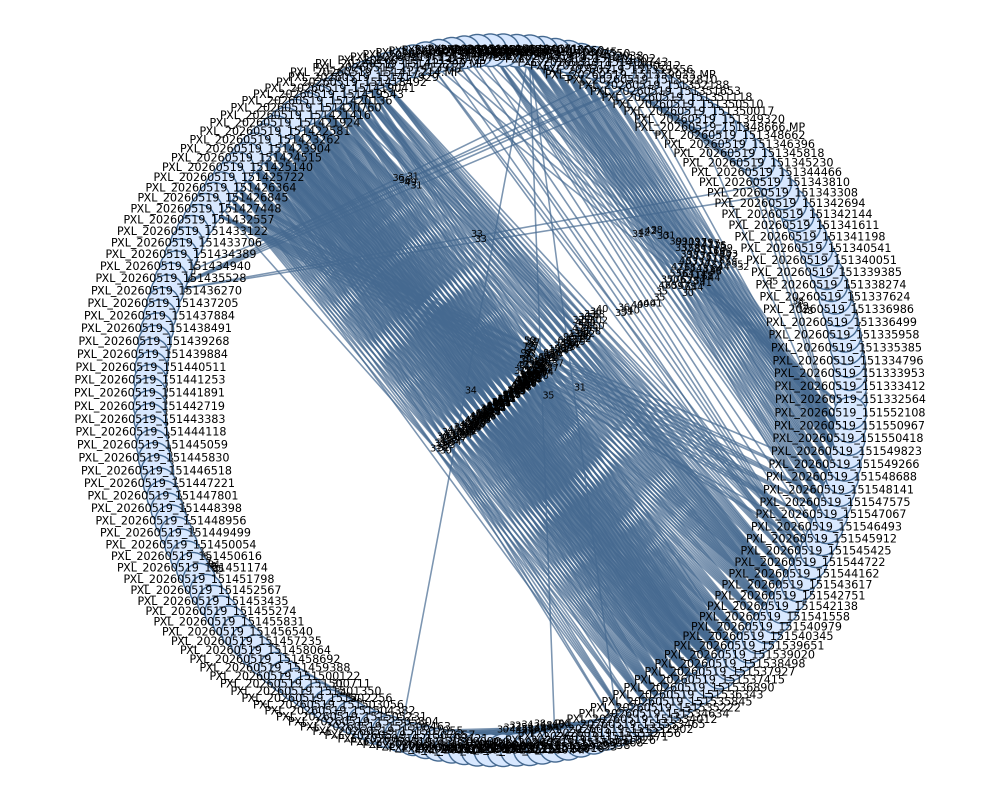
#> input picture out/dataset-doge/match_graph.png, 2000 x 1600 px (shown at 1/2 size)
$ python week2_pipeline.py --image-dir ../../../out/dataset-doge --output-dir out
#> lines starting #> are read from the running program, lines starting #| are printed output that depends on the picture
### src/gf4/week2/sfm_utils.py
"""Utility functions for GF4 Week 2 pairwise SfM front-end."""

from __future__ import annotations

from dataclasses import dataclass
from pathlib import Path
import csv
import math
from typing import Iterable

import cv2
import numpy as np
import matplotlib.pyplot as plt


IMAGE_EXTENSIONS = {".jpg", ".jpeg", ".png", ".bmp", ".tif", ".tiff"}


@dataclass
class ImageFeatures:
    """Image, keypoints, and descriptors for one input image."""

    path: Path
    image: np.ndarray
    keypoints: list[cv2.KeyPoint]
    descriptors: np.ndarray


@dataclass
class PairAnalysis:
    """Container for pairwise matching and epipolar-geometry results."""

    image_i: str
    image_j: str
    keypoints_i: int
    keypoints_j: int
    raw_matches: int
    filtered_matches: int
    ransac_inliers: int
    inlier_ratio: float
    mean_epipolar_error_all: float | None
    median_epipolar_error_all: float | None
    mean_epipolar_error_inliers: float | None
    median_epipolar_error_inliers: float | None
    max_epipolar_error_inliers: float | None
    fundamental_matrix: list[list[float]] | None

    # [25 lines left out: functions as_dict, csv_dict, not called in this run]


def ensure_dir(path: Path) -> Path:
    """Create an output directory if needed and return it."""
    path.mkdir(parents=True, exist_ok=True)
    return path


def list_image_paths(image_dir: Path, max_images: int | None = None) -> list[Path]:
    """Return sorted image paths from a directory."""
    image_dir = Path(image_dir)
    if not image_dir.exists() or not image_dir.is_dir():
        raise FileNotFoundError(f"Image directory does not exist: {image_dir}")

    paths = sorted(
        p for p in image_dir.iterdir() if p.is_file() and p.suffix.lower() in IMAGE_EXTENSIONS
    )
    if max_images is not None:
        paths = paths[:max_images]
    if not paths:
        raise ValueError(f"No images found in {image_dir}")
    return paths


def load_image(path: Path, max_size: int | None = None) -> np.ndarray:
    """Load an image with OpenCV in BGR order, optionally resizing the long edge."""
#> called with max_size = 1600
    path = Path(path)
    image = cv2.imread(str(path), cv2.IMREAD_COLOR)
#> image is the input picture: shape (1600, 2000, 3); mean B, G, R 213.7, 205.1, 197.5
    if image is None:
        raise FileNotFoundError(f"Could not read image: {path}")
    if image.ndim < 2:
        raise ValueError(f"Image doesn't have the correct number of dimensions: {path}")

    if max_size is not None:
        height, width = image.shape[:2]
#> height = 1600; width = 2000
        scale = max_size / max(height, width)
#> scale = 0.8
        if scale < 1.0:
            image = cv2.resize(
                image,
                (int(round(width * scale)), int(round(height * scale))),
                interpolation=cv2.INTER_AREA,
            )
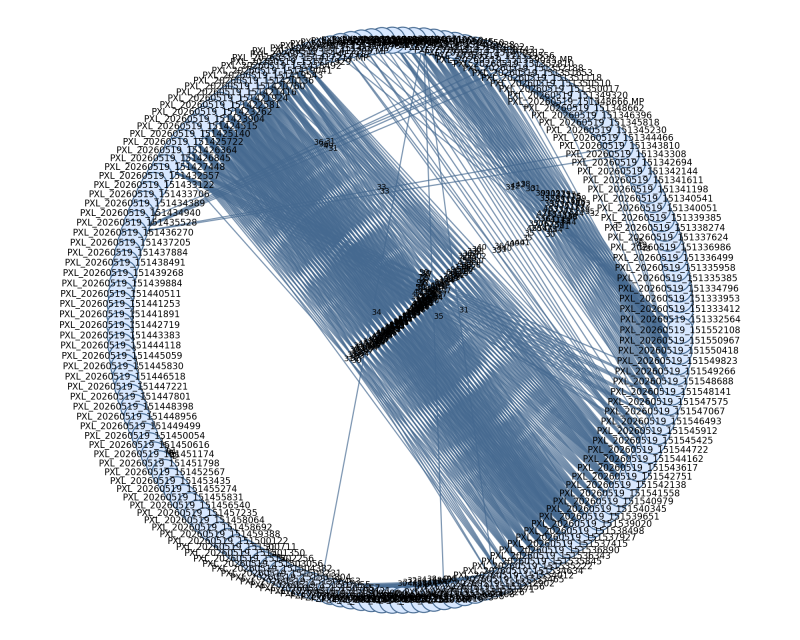
#> image: shape (1280, 1600, 3) (shown at 1/2 size); mean B, G, R 213.7, 205.1, 197.5
    return image


def save_csv(path: Path, rows: Iterable[dict]) -> None:
    """Save a list of dictionaries as CSV."""
    rows = list(rows)
    ensure_dir(path.parent)
    if not rows:
        path.write_text("", encoding="utf-8")
        return

    with path.open("w", newline="", encoding="utf-8") as f:
        writer = csv.DictWriter(f, fieldnames=list(rows[0].keys()))
        writer.writeheader()
        writer.writerows(rows)


def detect_sift_features(
    image: np.ndarray,
    max_features: int = 4000,
) -> tuple[list[cv2.KeyPoint], np.ndarray]:
    """Detect SIFT keypoints and descriptors."""
#> called with max_features = 4000
    sift = cv2.SIFT_create(max_features) # creates a SIFT detector that returns at most max_features keypoints.
    keypoints, descriptors = sift.detectAndCompute(cv2.cvtColor(image, cv2.COLOR_BGR2GRAY), None) # returns keypoints and descriptors for the input image, after converting the image to greyscale.
#> keypoints = 4001 keypoints; strongest (x, y, size): (934, 513, 2.5), (898, 1155, 1.9), (1265, 197, 2.2), (1078, 458, 2.5)
    if descriptors is None:
        return [], np.empty((0, 128)) # returns empty keypoints and descriptors if no features are found.
    return keypoints[:max_features], descriptors[:max_features]


def precompute_image_features(
    image_paths: list[Path],
    max_features: int = 4000,
    max_image_size: int | None = 1600,
) -> list[ImageFeatures]:
    """Load each image and compute SIFT features once.

    Dataset mode should use this function so SIFT is not recomputed for the
    same image in every pair.
    """
    output_list = []
    for image_path in image_paths: # For each image path, load the image and compute SIFT features, then store them in an ImageFeatures dataclass and append to the output list.
        image = load_image(image_path, max_size=max_image_size)
        keypoints, descriptors = detect_sift_features(image, max_features=max_features)
#> keypoints = 4000 keypoints; strongest (x, y, size): (934, 513, 2.5), (898, 1155, 1.9), (1265, 197, 2.2), (1078, 458, 2.5)
        output_list.append(ImageFeatures(
            path=image_path,
            image=image,
            keypoints=keypoints,
            descriptors=descriptors,
        ))
        # [7 lines of commented-out code are left out]
    return output_list


# [437 lines left out: functions raw_descriptor_matches, match_descriptors, count_raw_matches, matched_keypoint_coords, estimate_fundamental_ransac, compute_epipolar_errors and 5 more, not called in this run]


def draw_match_graph(
    rows: list[dict],
    output_path: Path,
    min_inliers: int = 30,
) -> None:
    """Draw a match graph from pairwise metric rows.

    Edges with fewer than min_inliers are omitted to keep the graph readable.
    """
    import matplotlib.pyplot as plt

    ensure_dir(output_path.parent)

    nodes = sorted({row["image_i"] for row in rows} | {row["image_j"] for row in rows})
    edges = []
    for row in rows:
        inliers = int(row["ransac_inliers"])
        if inliers >= min_inliers:
            edges.append((row["image_i"], row["image_j"], inliers))

    plt.figure(figsize=(10, 8))
    if not nodes or not edges:
        plt.text(0.5, 0.5, "No edges above threshold", ha="center", va="center")
        plt.axis("off")
    else:
        radius = 1.0
        positions = {}
        for idx, node in enumerate(nodes):
            angle = 2 * math.pi * idx / len(nodes)
            positions[node] = (radius * math.cos(angle), radius * math.sin(angle))

        max_weight = max(weight for _, _, weight in edges)
        for image_i, image_j, weight in edges:
            x1, y1 = positions[image_i]
            x2, y2 = positions[image_j]
            width = 1.0 + 4.0 * (weight / max_weight)
            plt.plot([x1, x2], [y1, y2], color="#456990", linewidth=width, alpha=0.7)
            plt.text((x1 + x2) / 2, (y1 + y2) / 2, str(weight), fontsize=7)

        for node, (x, y) in positions.items():
            plt.scatter([x], [y], s=550, color="#d8e8ff", edgecolor="#456990", zorder=3)
            label = Path(node).stem
            plt.text(x, y, label, ha="center", va="center", fontsize=8, zorder=4)

        plt.axis("off")
        plt.axis("equal")

    plt.tight_layout()
    plt.savefig(output_path, dpi=200)
    plt.close()


def select_top_initial_pairs(rows: list[dict], top_k: int = 10) -> list[dict]:
    """Select candidate Week 3 initial pairs from pairwise metrics.

    This starter version ranks by RANSAC inlier count first, then53 inlier ratio.
    Students should inspect the images too: the best numerical pair may have too
    little baseline for triangulation.
    """
    return sorted(
        rows,
        key=lambda row: (
            int(row["ransac_inliers"]),
            float(row["inlier_ratio"]),
            -float(row["median_epipolar_error_inliers"] or 1e9),
        ),
        reverse=True,
    )[:top_k]

### src/gf4/week2/week2_pipeline.py
"""Command-line driver for GF4 Week 2 pairwise matching experiments.

This script supports two modes:

1. Pair mode:
   python -m gf4.week2.week2_pipeline --image1 a.jpg --image2 b.jpg --output-dir out/

2. Dataset mode:
   python -m gf4.week2.week2_pipeline --image-dir images/ --output-dir out/ --max-images 20

The core computer-vision functions live in sfm_utils.py.
"""

from __future__ import annotations

import argparse
from itertools import combinations
from pathlib import Path

from .sfm_utils import (
    analyse_image_pair,
    analyse_feature_pair,
    draw_match_graph,
    ensure_dir,
    list_image_paths,
    precompute_image_features,
    save_csv,
    select_top_initial_pairs,
)


def parse_args() -> argparse.Namespace:
    parser = argparse.ArgumentParser(
        description="GF4 Week 2 feature matching and epipolar geometry pipeline."
    )

    input_group = parser.add_mutually_exclusive_group(required=True)
    input_group.add_argument(
        "--image-dir",
        type=Path,
        help="Directory of images for all-pairs dataset analysis.",
    )
    input_group.add_argument(
        "--image1",
        type=Path,
        help="First image for pair analysis. Must be used with --image2.",
    )

    parser.add_argument(
        "--image2",
        type=Path,
        help="Second image for pair analysis.",
    )
    parser.add_argument(
        "--output-dir",
        required=True,
        type=Path,
        help="Directory where metrics and figures will be written.",
    )
    parser.add_argument(
        "--max-images",
        type=int,
        default=20,
        help="Maximum number of images to load in dataset mode.",
    )
    parser.add_argument(
        "--max-image-size",
        type=int,
        default=1600,
        help="Resize images so their long edge is at most this size. Use 0 to disable.",
    )
    parser.add_argument(
        "--max-features",
        type=int,
        default=4000,
        help="Maximum number of SIFT features to retain per image.",
    )
    parser.add_argument(
        "--ratio",
        type=float,
        default=0.75,
        help="Lowe ratio-test threshold.",
    )
    parser.add_argument(
        "--ransac-threshold",
        type=float,
        default=1.0,
        help="RANSAC threshold for epipolar geometry estimation.",
    )
    parser.add_argument(
        "--min-graph-inliers",
        type=int,
        default=30,
        help="Minimum RANSAC inliers for drawing an edge in the match graph.",
    )
    parser.add_argument(
        "--top-k",
        type=int,
        default=3,
        help="Number of candidate initial image pairs to save.",
    )

    args = parser.parse_args()

    if args.image1 is not None and args.image2 is None:
        parser.error("--image2 is required when using --image1")
    if args.image_dir is not None and args.image2 is not None:
        parser.error("--image2 should only be used with --image1")
    if args.max_images < 2:
        parser.error("--max-images must be at least 2")
    if args.max_features < 1:
        parser.error("--max-features must be positive")
    if not 0.0 < args.ratio < 1.0:
        parser.error("--ratio must be between 0 and 1")
    if args.ransac_threshold <= 0.0:
        parser.error("--ransac-threshold must be positive")

    if args.max_image_size == 0:
        args.max_image_size = None

    return args


def run_pair_mode(args: argparse.Namespace) -> None:
    output_dir = ensure_dir(args.output_dir)
    analysis = analyse_image_pair(
        image1_path=args.image1,
        image2_path=args.image2,
        output_dir=output_dir,
        max_features=args.max_features,
        ratio=args.ratio,
        ransac_threshold=args.ransac_threshold,
        max_image_size=args.max_image_size,
        save_figures=True,
    )

    metrics = analysis.csv_dict()
    save_csv(output_dir / "pair_metrics.csv", [metrics])

    print("Pair analysis complete")
    print(f"  image 1: {metrics['image_i']}")
    print(f"  image 2: {metrics['image_j']}")
    print(f"  raw matches: {metrics['raw_matches']}")
    print(f"  filtered matches: {metrics['filtered_matches']}")
    print(f"  RANSAC inliers: {metrics['ransac_inliers']}")
    print(f"  inlier ratio: {metrics['inlier_ratio']:.3f}")
    print(f"  wrote: {output_dir}")


def run_dataset_mode(args: argparse.Namespace) -> None:
    output_dir = ensure_dir(args.output_dir)
    image_paths = list_image_paths(args.image_dir, max_images=args.max_images)

    print(f"Loaded {len(image_paths)} images")
    print(f"Running all-pairs analysis for {len(image_paths) * (len(image_paths) - 1) // 2} pairs")

    rows = []
    features = precompute_image_features(
        image_paths,
        max_features=args.max_features,
        max_image_size=args.max_image_size,
    )
#> features = 1 item

    for features1, features2 in combinations(features, 2):
        pair_name = f"{features1.path.stem}__{features2.path.stem}"
        pair_output_dir = output_dir / "pairs" / pair_name
        print(f"Analysing {features1.path.name} <-> {features2.path.name}")

        analysis = analyse_feature_pair(
            features1=features1,
            features2=features2,
            output_dir=pair_output_dir,
            ratio=args.ratio,
            save_figures=False,
            ransac_threshold=args.ransac_threshold,
        )
        rows.append(analysis.csv_dict())
#> this loop made 0 passes
#> after the loop, rows = []

    save_csv(output_dir / "pairwise_metrics.csv", rows)

    top_pairs = select_top_initial_pairs(rows, top_k=args.top_k)
#> top_pairs = []
    save_csv(output_dir / "top_initial_pairs.csv", top_pairs)

    draw_match_graph(
        rows,
        output_dir / "match_graph.png",
        min_inliers=args.min_graph_inliers,
    )

    print("Dataset analysis complete")
    print(f"  pairwise metrics: {output_dir / 'pairwise_metrics.csv'}")
    print(f"  top initial pairs: {output_dir / 'top_initial_pairs.csv'}")
    print(f"  match graph: {output_dir / 'match_graph.png'}")


def main() -> int:
    args = parse_args()

    if args.image1 is not None:
        run_pair_mode(args)
    else:
        run_dataset_mode(args)

    return 0


if __name__ == "__main__":
    raise SystemExit(main())
#> (the program exits here)
